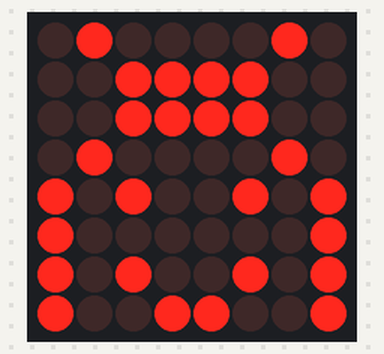
The program below on a simulated ATmega328P, built with avr-gcc and emulated at 16 MHz. Shown: 8×8 LED matrix. Wiring (inferred from the names in the program): LED matrix (orientation assumed): rows PD0, PD1, PD2, PD3, PD4, PD5, PD6, PD7; columns PB2, PB3, PB4, PB5, PC0, PC1, PC2, PC3.

Above: at 0.1 s.

The program:

main.c
```c
/*
 * LEDMatrix_smile.c
 *
 * Created: 2020-05-17 오후 4:54:51
 * Author : user
 */

#define F_CPU 16000000L
#include <avr/io.h>
#include <util/delay.h>
#include "LEDMatrix.h"

void LEDMatrix_init(void)
{
	// 해당 column 핀을 출력으로 설정
	MATRIX_COL1_DDR |= (1 << MATRIX_COL1_PIN);
	MATRIX_COL2_DDR |= (1 << MATRIX_COL2_PIN);
	MATRIX_COL3_DDR |= (1 << MATRIX_COL3_PIN);
	MATRIX_COL4_DDR |= (1 << MATRIX_COL4_PIN);
	MATRIX_COL5_DDR |= (1 << MATRIX_COL5_PIN);
	MATRIX_COL6_DDR |= (1 << MATRIX_COL6_PIN);
	MATRIX_COL7_DDR |= (1 << MATRIX_COL7_PIN);
	MATRIX_COL8_DDR |= (1 << MATRIX_COL8_PIN);

	// 해당 row 핀을 출력으로 설정
	MATRIX_ROW1_DDR |= (1 << MATRIX_ROW1_PIN);
	MATRIX_ROW2_DDR |= (1 << MATRIX_ROW2_PIN);
	MATRIX_ROW3_DDR |= (1 << MATRIX_ROW3_PIN);
	MATRIX_ROW4_DDR |= (1 << MATRIX_ROW4_PIN);
	MATRIX_ROW5_DDR |= (1 << MATRIX_ROW5_PIN);
	MATRIX_ROW6_DDR |= (1 << MATRIX_ROW6_PIN);
	MATRIX_ROW7_DDR |= (1 << MATRIX_ROW7_PIN);
	MATRIX_ROW8_DDR |= (1 << MATRIX_ROW8_PIN);
}

void LEDMatrix_writeColumn(uint8_t col_data)		// column 데이터 출력
{
	if(col_data & (1 << 0))		MATRIX_COL1_PORT |= (1 << MATRIX_COL1_PIN);		// ON
	else  MATRIX_COL1_PORT &= ~(1 << MATRIX_COL1_PIN);		// OFF

	if(col_data & (1 << 1))		MATRIX_COL2_PORT |= (1 << MATRIX_COL2_PIN);		// ON
	else  MATRIX_COL2_PORT &= ~(1 << MATRIX_COL2_PIN);		// OFF

	if(col_data & (1 << 2))		MATRIX_COL3_PORT |= (1 << MATRIX_COL3_PIN);		// ON
	else  MATRIX_COL3_PORT &= ~(1 << MATRIX_COL3_PIN);		// OFF

	if(col_data & (1 << 3))		MATRIX_COL4_PORT |= (1 << MATRIX_COL4_PIN);		// ON
	else  MATRIX_COL4_PORT &= ~(1 << MATRIX_COL4_PIN);		// OFF

	if(col_data & (1 << 4))		MATRIX_COL5_PORT |= (1 << MATRIX_COL5_PIN);		// ON
	else  MATRIX_COL5_PORT &= ~(1 << MATRIX_COL5_PIN);		// OFF

	if(col_data & (1 << 5))		MATRIX_COL6_PORT |= (1 << MATRIX_COL6_PIN);		// ON
	else  MATRIX_COL6_PORT &= ~(1 << MATRIX_COL6_PIN);		// OFF

	if(col_data & (1 << 6))		MATRIX_COL7_PORT |= (1 << MATRIX_COL7_PIN);		// ON
	else  MATRIX_COL7_PORT &= ~(1 << MATRIX_COL7_PIN);		// OFF

	if(col_data & (1 << 7))		MATRIX_COL8_PORT |= (1 << MATRIX_COL8_PIN);		// ON
	else  MATRIX_COL8_PORT &= ~(1 << MATRIX_COL8_PIN);		// OFF
}

void LEDMatrix_writeRow(uint8_t row_data)		// row 데이터 출력
{
	if(row_data & (1 << 7))		MATRIX_ROW1_PORT |= (1 << MATRIX_ROW1_PIN);		// OFF
	else  MATRIX_ROW1_PORT &= ~(1 << MATRIX_ROW1_PIN);		// ON

	if(row_data & (1 << 6))		MATRIX_ROW2_PORT |= (1 << MATRIX_ROW2_PIN);
	else  MATRIX_ROW2_PORT &= ~(1 << MATRIX_ROW2_PIN);

	if(row_data & (1 << 5))		MATRIX_ROW3_PORT |= (1 << MATRIX_ROW3_PIN);
	else  MATRIX_ROW3_PORT &= ~(1 << MATRIX_ROW3_PIN);

	if(row_data & (1 << 4))		MATRIX_ROW4_PORT |= (1 << MATRIX_ROW4_PIN);
	else  MATRIX_ROW4_PORT &= ~(1 << MATRIX_ROW4_PIN);

	if(row_data & (1 << 3))		MATRIX_ROW5_PORT |= (1 << MATRIX_ROW5_PIN);
	else  MATRIX_ROW5_PORT &= ~(1 << MATRIX_ROW5_PIN);

	if(row_data & (1 << 2))		MATRIX_ROW6_PORT |= (1 << MATRIX_ROW6_PIN);
	else  MATRIX_ROW6_PORT &= ~(1 << MATRIX_ROW6_PIN);

	if(row_data & (1 << 1))		MATRIX_ROW7_PORT |= (1 << MATRIX_ROW7_PIN);
	else  MATRIX_ROW7_PORT &= ~(1 << MATRIX_ROW7_PIN);

	if(row_data & (1 << 0))		MATRIX_ROW8_PORT |= (1 << MATRIX_ROW8_PIN);
	else  MATRIX_ROW8_PORT &= ~(1 << MATRIX_ROW8_PIN);
}

int main(void)
{
    LEDMatrix_init();

	uint8_t smile[] = {
		0b00111100,
		0b01000010,
		0b10101001,
		0b10000101,
		0b10000101,
		0b10101001,
		0b01000010,
		0b00111100
	};

    while (1)
    {
		for(int i = 0; i < 8; i++)
		{
			// 열 단위 스캔이므로 하나의 열에만 LOW를 가하고 나머지는 HIGH를 가함
			uint8_t col_data = ~(1 << i);
			LEDMatrix_writeColumn(col_data);

			// 각 열에 대응하는 스마일 문자 데이터를 출력
			LEDMatrix_writeRow(smile[i]);

			_delay_ms(1);
		}
    }
}
```

LEDMatrix.h
```c
#ifndef LEDMATRIXTEST_H_
#define LEDMATRIXTEST_H_

// DDR register for row
#define MATRIX_ROW1_DDR		DDRD
#define MATRIX_ROW2_DDR		DDRD
#define MATRIX_ROW3_DDR		DDRD
#define MATRIX_ROW4_DDR		DDRD
#define MATRIX_ROW5_DDR		DDRD
#define MATRIX_ROW6_DDR		DDRD
#define MATRIX_ROW7_DDR		DDRD
#define MATRIX_ROW8_DDR		DDRD

// PORT register for row
#define MATRIX_ROW1_PORT		PORTD
#define MATRIX_ROW2_PORT		PORTD
#define MATRIX_ROW3_PORT		PORTD
#define MATRIX_ROW4_PORT		PORTD
#define MATRIX_ROW5_PORT		PORTD
#define MATRIX_ROW6_PORT		PORTD
#define MATRIX_ROW7_PORT		PORTD
#define MATRIX_ROW8_PORT		PORTD

// pin number for row
#define MATRIX_ROW1_PIN		PD2
#define MATRIX_ROW2_PIN		PD3
#define MATRIX_ROW3_PIN		PD4
#define MATRIX_ROW4_PIN		PD5
#define MATRIX_ROW5_PIN		PD6
#define MATRIX_ROW6_PIN		PD7
#define MATRIX_ROW7_PIN		PB0
#define MATRIX_ROW8_PIN		PB1

// DDR register for column
#define  MATRIX_COL1_DDR		DDRB
#define  MATRIX_COL2_DDR		DDRB
#define  MATRIX_COL3_DDR		DDRB
#define  MATRIX_COL4_DDR		DDRB
#define  MATRIX_COL5_DDR		DDRC
#define  MATRIX_COL6_DDR		DDRC
#define  MATRIX_COL7_DDR		DDRC
#define  MATRIX_COL8_DDR		DDRC

// PORT register for column
#define MATRIX_COL1_PORT		PORTB
#define MATRIX_COL2_PORT		PORTB
#define MATRIX_COL3_PORT		PORTB
#define MATRIX_COL4_PORT		PORTB
#define MATRIX_COL5_PORT		PORTC
#define MATRIX_COL6_PORT		PORTC
#define MATRIX_COL7_PORT		PORTC
#define MATRIX_COL8_PORT		PORTC

// pin number for column
#define MATRIX_COL1_PIN		PB2
#define MATRIX_COL2_PIN		PB3
#define MATRIX_COL3_PIN		PB4
#define MATRIX_COL4_PIN		PB5
#define MATRIX_COL5_PIN		PC0
#define MATRIX_COL6_PIN		PC1
#define MATRIX_COL7_PIN		PC2
#define MATRIX_COL8_PIN		PC3

#endif		// LEDMATRIXTEST_H_
```
